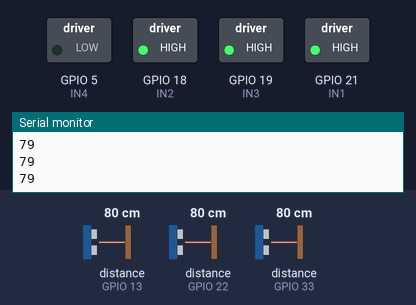
Simulated run of this sketch. Board: ESP32. On the bench: switched loads named in the sketch (green lamp = pin HIGH), the last lines printed to the serial monitor. Wiring (inferred from the names in the program): 3 × ultrasonic range finder: trigger GPIO 12, echo GPIO 13 / trigger GPIO 23, echo GPIO 22 / trigger GPIO 25, echo GPIO 33. The inputs (shaded band) are chosen by the test bench; at power-on: distance to the obstacle (sensors on GPIO 13, GPIO 22, GPIO 33) 80 cm. The echo pulse lasts 58.3 µs per cm; pins used as bus, display or sensor lines are not drawn.

Above: at 1.2 s.
1.3 s: distance to the obstacle (sensor on GPIO 13) set to 84 cm
At 2.4 s:
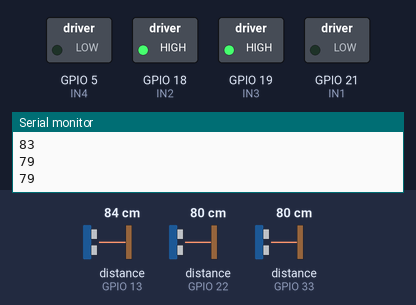
3.0 s: distance to the obstacle (sensor on GPIO 22) set to 120 cm
At 4.3 s:
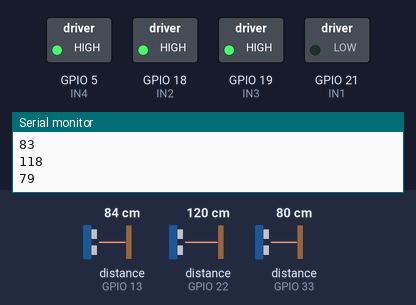
4.6 s: distance to the obstacle (sensor on GPIO 22) set to 2 cm
At 5.1 s:
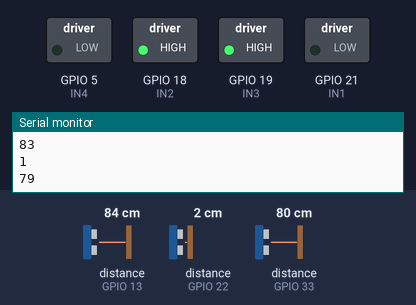
6.2 s: distance to the obstacle (sensor on GPIO 22) set to 250 cm
At 7.6 s:
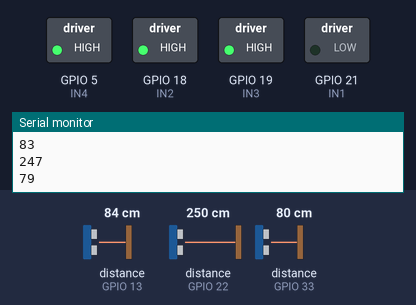
Timing chart, 0 to 8.8 s (numbered marks = the images above; inputs shaded):
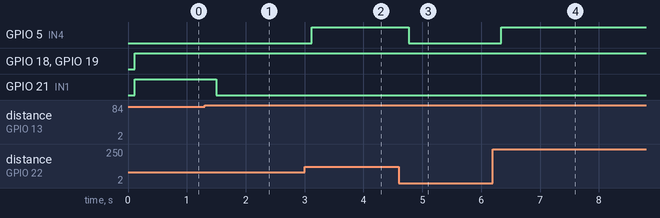

The sketch:

maze_solver.ino
```cpp
// #include <AFMotor.h>

// AF_DCMotor motor_kiri(1);
// AF_DCMotor motor_kanan(2);

// Inisialisasi pin sensor ultrasonik
const int trigPinSensorDepan = 12;  // contoh pin trigger sensor depan
const int echoPinSensorDepan = 13; // contoh pin echo sensor depan

const int trigPinSensorKiri = 23;  // contoh pin trigger sensor kiri
const int echoPinSensorKiri = 22; // contoh pin echo sensor kiri

const int trigPinSensorKanan = 25;  // contoh pin trigger sensor kanan
const int echoPinSensorKanan = 33; // contoh pin echo sensor kanan

const int IN1 = 21;
const int IN2 = 18;
const int IN3 = 19;
const int IN4 = 5;

void setup() {
  // Set pin mode untuk sensor ultrasonik
  pinMode(trigPinSensorDepan, OUTPUT);
  pinMode(echoPinSensorDepan, INPUT);

  pinMode(trigPinSensorKiri, OUTPUT);
  pinMode(echoPinSensorKiri, INPUT);

  pinMode(trigPinSensorKanan, OUTPUT);
  pinMode(echoPinSensorKanan, INPUT);

  // Set pin mode untuk motor
  // motor_kiri.setSpeed(255);
  // motor_kanan.setSpeed(255);

  Serial.begin(9600);
  pinMode(IN1, OUTPUT);
  pinMode(IN2, OUTPUT);
  pinMode(IN3, OUTPUT);
  pinMode(IN4, OUTPUT);
}

void loop() {
  int jarakDepan = bacaJarak(trigPinSensorDepan, echoPinSensorDepan);
  int jarakKiri = bacaJarak(trigPinSensorKiri, echoPinSensorKiri);
  int jarakKanan = bacaJarak(trigPinSensorKanan, echoPinSensorKanan);
  Serial.println(jarakDepan);
  Serial.println(jarakKiri);
  Serial.println(jarakKanan);
  delay(100);

  if (jarakDepan > jarakKiri && jarakDepan > jarakKanan) {
    maju();
  } else if (jarakKiri > jarakDepan && jarakKiri > jarakKanan) {
    belokKiri();
  } else {
    belokKanan();
  }
}

int bacaJarak(int trigPin, int echoPin) {
  digitalWrite(trigPin, LOW);
  delayMicroseconds(2);
  digitalWrite(trigPin, HIGH);
  delayMicroseconds(10);
  digitalWrite(trigPin, LOW);

  int duration = pulseIn(echoPin, HIGH);
  int jarak = duration * 0.034 / 2;

  return jarak;
}

void maju(){
Serial.println("maju");
digitalWrite(IN1, LOW);
digitalWrite(IN2, HIGH);
digitalWrite(IN3, HIGH);
digitalWrite(IN4, LOW);
}
void belokKiri(){
Serial.println("kanan");
digitalWrite(IN1, LOW);
digitalWrite(IN2, HIGH);
digitalWrite(IN3, HIGH);
digitalWrite(IN4, HIGH);
// delay(1000);
}
void belokKanan(){
Serial.println("kiri");
digitalWrite(IN1, HIGH);
digitalWrite(IN2, HIGH);
digitalWrite(IN3, HIGH);
digitalWrite(IN4, LOW);
// delay(1000);
}
```

Measured:
- the behaviour switches between 80 and 81 cm on distance to the obstacle (sensor on GPIO 13) (found by bisection; images 0 and 1)
- after the input at 1.3 s, GPIO 21 (IN1): HIGH → LOW after 0.20 s
- after the input at 3.0 s, GPIO 5 (IN4): LOW → HIGH after 0.13 s
- after the input at 4.6 s, GPIO 5 (IN4): HIGH → LOW after 0.17 s
- after the input at 6.2 s, GPIO 5 (IN4): LOW → HIGH after 0.14 s
